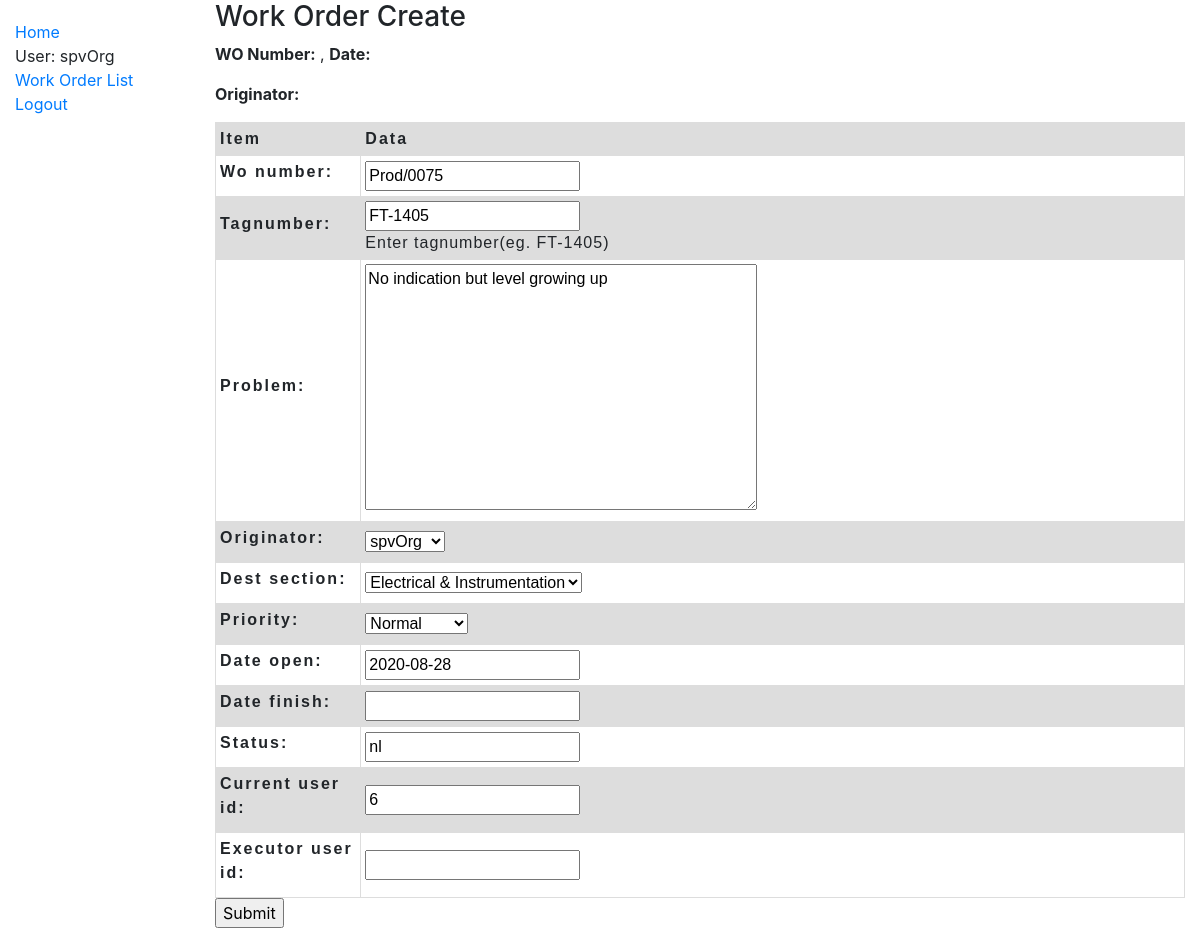
Page /workOrder/work_order/75/update/ (signed in) on the earlier database version.
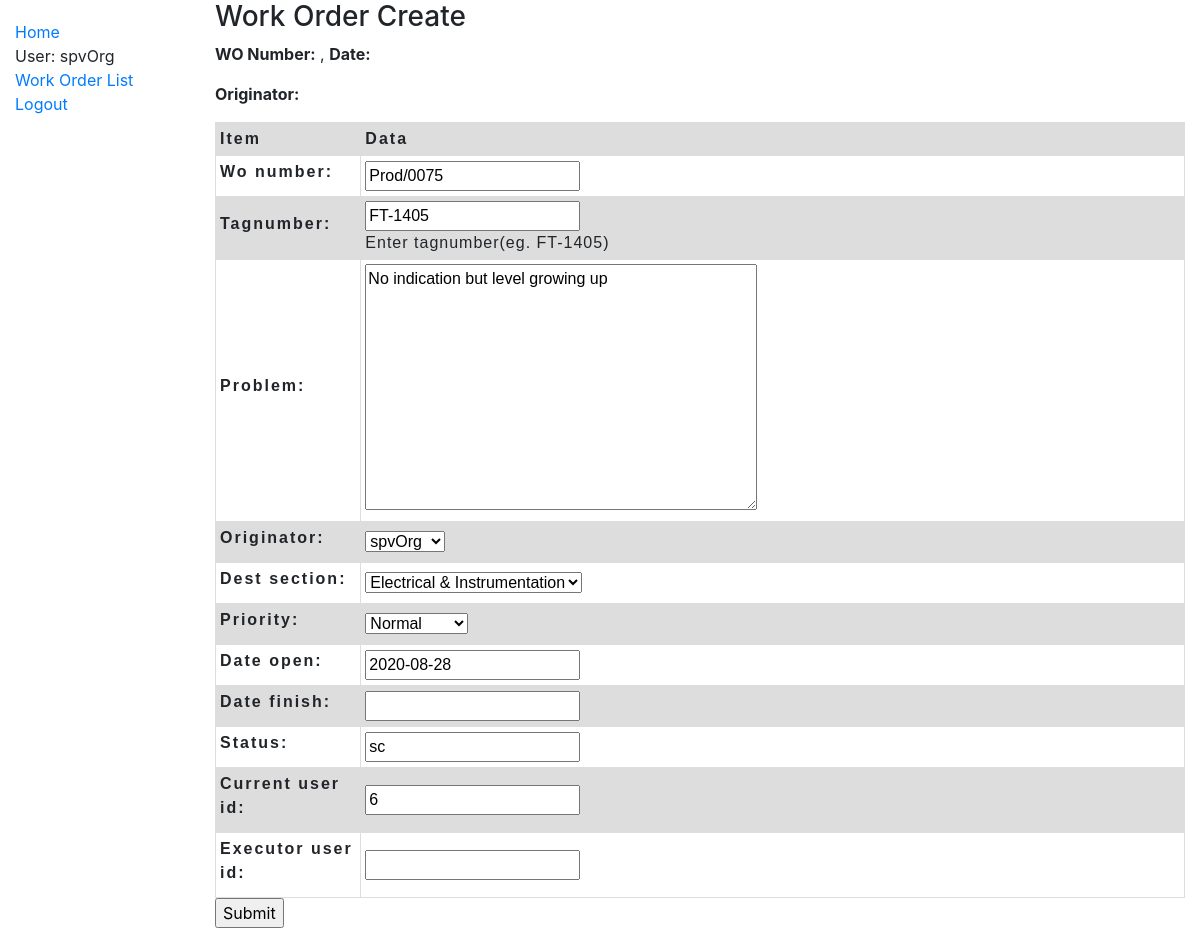
Same page on the later database version.
### workOrder/models.py (models this page shows, shortened)
class Work_order(models.Model):
    wo_number = models.CharField(max_length=20, null=True)
    tagnumber = models.CharField(max_length=50, null=True, help_text='Enter tagnumber(eg. FT-1405)')
    problem = models.TextField(max_length=1000, null=True)
    originator = models.ForeignKey(User,
        on_delete=models.SET_NULL,
        null=True)
    dest_section = models.ForeignKey(Section,
        on_delete=models.SET_NULL,
        null=True)
    PRIORITY_STATUS = (
        ('n', 'Normal'),
        ('e', 'Emergency'),
        ('s', 'Shutdown'),
        ('o', 'Other'),
    )
    priority = models.CharField(max_length=1,
        choices=PRIORITY_STATUS,
        blank=True,
        default='n')
    date_open = models.DateField()
    date_finish = models.DateField(null=True)
    status = models.CharField(max_length=2,
        blank=True)
    current_user_id = models.IntegerField(null=True)
    executor_user_id = models.IntegerField(null=True)
    class Meta:
        ordering = ['originator','status','wo_number']

### workOrder/views.py (the view)
# urls.py: path('work_order/<int:pk>/update/', views.Work_orderUpdate.as_view(), name='work_order_update'),
class Work_orderUpdate(LoginRequiredMixin, UpdateView):
    model = Work_order
    fields = '__all__'
    template_name = 'workOrder/work_order_form.html'  # Specify your own template name/location

### workOrder/models.py (called while the page is built)
    def __str__(self):
        return self.name

### workOrder/templates/workOrder/work_order_form.html (shortened to what this page needs)
{% extends "base_generic.html" %}
{% block content %}
  <h3>Work Order Create</h3>
  <p><strong>WO Number:</strong> {{ wo_number }}, <strong>Date:</strong> {{ date_open }}</p>
  <p><strong>Originator:</strong> {{ originator }}</p>
  <form action="" method="post">
    <table class="WoForm">
      <thead>
        <tr>
          <th scope="col">Item</th>
          <th scope="col">Data</th>
        </tr>
      </thead>
      {{ form.as_table }}
    </table>
    <input type="submit" value="Submit">
  </form>
{% endblock %}

Differences in the rows shown:
changed Work_order "Prod/0075": status "nl" → "sc"
